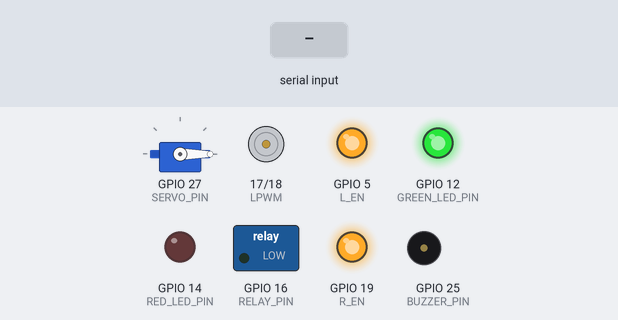
The sketch below on a simulated ESP32. Parts: servo, motor-driver pin pairs drawn as motors (green arrow = first pin HIGH = forward, orange = second pin HIGH = backward, longer = more drive), switched loads named in the sketch (green lamp = pin HIGH), output pins drawn as LEDs (lit = HIGH), buzzer (waves = sounding, pin HIGH). Inputs (shaded band) come from the test bench. WiFi joins after 1.5 s; servers stay silent unless stated; uploads are accepted with an empty reply; what the sketch prints to the serial monitor is not drawn.

Above: at 5.5 s.
5.6 s: "start\n" received over Serial
At 6.3 s:
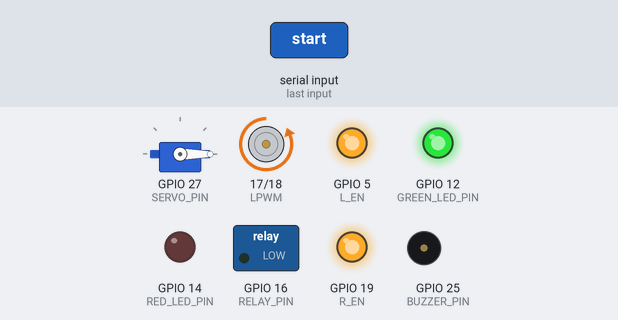
At 7.3 s:
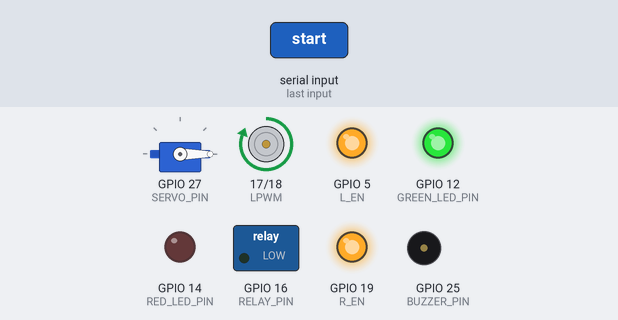
8.6 s: "reset\n" received over Serial
10.3 s: "status\n" received over Serial
Timing chart, 0 to 13.3 s (numbered marks = the images above; inputs shaded):
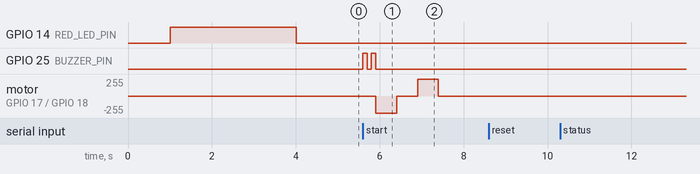

The sketch:

MainSystem.ino
```cpp
#include <ESP32Servo.h>
#include <WiFi.h>
#include <WiFiUdp.h>
#include <WebServer.h>
#include <WiFiClientSecure.h>
#include <HTTPClient.h>
#include <ArduinoJson.h>

// ===== HARDCODED CREDENTIALS - CHANGE THESE =====
const char* WIFI_SSID = "ProjectKJ";
const char* WIFI_PASSWORD = "projectkj";
const char* FIREBASE_PROJECT_ID = "project-kj-ae694";
const char* FIREBASE_API_KEY = "AIzaSyDrMR1B5WWZUcugFYYOtjZBsmGWhtL3O88";
// ===============================================

// Firestore configuration
const char* firestoreHost = "firestore.googleapis.com";
const int firestorePort = 443;
String documentPath = "trap_controller/primary"; // Collection/Document

// UDP Beacon
WiFiUDP udpBeacon;
const int UDP_BEACON_PORT = 4210;
const char* BEACON_MSG = "ESP32_MAIN_HERE";
unsigned long lastBeaconTime = 0;
const unsigned long beaconInterval = 1000;

// Web Server
WebServer server(80);

// BTS7960 Motor Driver
#define R_EN 19
#define RPWM 18
#define L_EN 5
#define LPWM 17

// Relay for CO2
#define RELAY_PIN 16

// Servo (feed dispenser)
#define SERVO_PIN 27

// LEDs
#define GREEN_LED_PIN 12
#define RED_LED_PIN 14

// Buzzer
#define BUZZER_PIN 25

// PWM
#define PWM_FREQ 1000
#define PWM_RESOLUTION 8
#define PWM_CHANNEL_RPWM 0
#define PWM_CHANNEL_LPWM 1

Servo feedServo;

int startCounter = 0;
bool activateTrap = false;
bool co2Release = false;
bool openFeedDispenser = false;
int cyclesNeededForCO2 = 4;
int cycleCompleted = 0;
int ratDetectedCount = 0;

// Firestore sync timing
unsigned long lastFirestoreSync = 0;
const unsigned long firestoreSyncInterval = 5000; // Sync every 5 seconds

// Timing (milliseconds)
unsigned long TRAPDOOR_OPEN_TIME   = 500;
unsigned long TRAPDOOR_CLOSE_TIME  = 500;
unsigned long TRAPDOOR_STOP_PAUSE  = 500;
unsigned long CO2_RELAY_ON_TIME    = 10000;
unsigned long CO2_RELAY_OFF_PAUSE  = 500;
unsigned long FEED_OPEN_TIME       = 2000;
unsigned long FEED_CLOSE_TIME      = 1000;

void setup() {
  Serial.begin(115200);
  delay(1000);
  Serial.println("\n=== ESP32 Main Controller ===");
  Serial.println("Rat Trap System v3.0 (Simplified)");
  Serial.println("====================================");

  // Initialize pins
  pinMode(R_EN, OUTPUT);
  pinMode(L_EN, OUTPUT);
  digitalWrite(R_EN, HIGH);
  digitalWrite(L_EN, HIGH);

  ledcAttach(RPWM, PWM_FREQ, PWM_RESOLUTION);
  ledcAttach(LPWM, PWM_FREQ, PWM_RESOLUTION);

  pinMode(RELAY_PIN, OUTPUT);
  digitalWrite(RELAY_PIN, LOW);

  pinMode(GREEN_LED_PIN, OUTPUT);
  pinMode(RED_LED_PIN, OUTPUT);
  digitalWrite(GREEN_LED_PIN, LOW);
  digitalWrite(RED_LED_PIN, HIGH);

  pinMode(BUZZER_PIN, OUTPUT);
  digitalWrite(BUZZER_PIN, LOW);

  ESP32PWM::allocateTimer(2);
  feedServo.setPeriodHertz(50);
  feedServo.attach(SERVO_PIN, 500, 2400);

  feedServo.write(0);

  // Connect to WiFi
  Serial.println("\n[WiFi] Connecting...");
  connectToWiFi();

  if (WiFi.status() != WL_CONNECTED) {
    Serial.println("[WiFi] Failed! Restarting...");
    delay(5000);
    ESP.restart();
  }

  setupWebServer();

  // Start UDP beacon
  udpBeacon.begin(UDP_BEACON_PORT);
  Serial.println("[UDP] Beacon started on port 4210");

  // Initialize Firestore document
  Serial.println("\n[Firestore] Initializing document...");
  initializeFirestoreDocument();

  Serial.println("\n=== System Ready ===");
  Serial.println("Waiting for camera detection...");
  Serial.println("Syncing with Firestore every 5 seconds");
  Serial.println("Type 'start' to test manually\n");
}

void loop() {
  server.handleClient();

  // Send beacon
  if (WiFi.status() == WL_CONNECTED && millis() - lastBeaconTime >= beaconInterval) {
    lastBeaconTime = millis();
    sendDiscoveryBeacon();
  }

  // Sync with Firestore
  if (WiFi.status() == WL_CONNECTED && millis() - lastFirestoreSync >= firestoreSyncInterval) {
    lastFirestoreSync = millis();
    syncWithFirestore();
  }

  // Monitor WiFi
  if (WiFi.status() != WL_CONNECTED) {
    Serial.println("[WiFi] Disconnected! Reconnecting...");
    connectToWiFi();
  }

  // Serial commands
  if (Serial.available() > 0) {
    String command = Serial.readStringUntil('\n');
    command.trim();
    command.toLowerCase();

    if (command == "start") {
      processStartCommand();
    } else if (command == "reset") {
      Serial.println("[CMD] Resetting counter...");
      startCounter = 0;
      cycleCompleted = 0;
      updateFirestore();
      Serial.println("✓ Reset complete");
    } else if (command == "status") {
      Serial.println("\n=== System Status ===");
      Serial.printf("WiFi: %s\n", WiFi.status() == WL_CONNECTED ? "Connected" : "Disconnected");
      Serial.printf("IP: %s\n", WiFi.localIP().toString().c_str());
      Serial.printf("RSSI: %d dBm\n", WiFi.RSSI());
      Serial.printf("Free Heap: %u bytes\n", ESP.getFreeHeap());
      Serial.printf("Start Counter: %d/3\n", startCounter);
      Serial.printf("Cycle Completed: %d\n", cycleCompleted);
      Serial.printf("Rats Detected: %d\n", ratDetectedCount);
      Serial.println("====================\n");
    } else if (command == "fetch") {
      Serial.println("[CMD] Fetching Firestore data...");
      fetchFirestoreData();
    }
  }
}

void processStartCommand() {
  startCounter++;
  ratDetectedCount++;
  Serial.printf("\n[START] Trigger received. Count: %d/3\n", startCounter);

  beepBuzzer(2, 100);
  trapdoorMotion();

  if (startCounter >= 3) {
    Serial.println("\n[TRIGGER] Counter reached 3!");
    cycleCompleted++;

    Serial.printf("Cycles completed: %d/%d\n", cycleCompleted, cyclesNeededForCO2);

    if (cycleCompleted >= cyclesNeededForCO2) {
      Serial.println("Activating CO2 and feed dispenser...");
      activateCO2();
      dispenseFeed();
      cycleCompleted = 0; // Reset cycle counter
    } else {
      Serial.println("Cycle complete, waiting for more detections...");
    }

    startCounter = 0;
    Serial.println("✓ Counter reset\n");
  }

  // Update Firestore
  updateFirestore();

  Serial.println("Ready for next trigger\n");
}

void trapdoorMotion() {
  Serial.println("[TRAP] Opening trapdoor...");
  motorForward(255);
  delay(TRAPDOOR_OPEN_TIME);
  motorStop();
  delay(TRAPDOOR_STOP_PAUSE);

  Serial.println("[TRAP] Closing trapdoor...");
  motorReverse(255);
  delay(TRAPDOOR_CLOSE_TIME);
  motorStop();
  delay(TRAPDOOR_STOP_PAUSE);

  Serial.println("[TRAP] ✓ Complete");
}

void activateCO2() {
  Serial.println("[CO2] Opening solenoid...");
  digitalWrite(RELAY_PIN, HIGH);
  delay(CO2_RELAY_ON_TIME);

  Serial.println("[CO2] Closing solenoid...");
  digitalWrite(RELAY_PIN, LOW);
  delay(CO2_RELAY_OFF_PAUSE);

  Serial.println("[CO2] ✓ Complete");
}

void dispenseFeed() {
  Serial.println("[FEED] Opening dispenser...");
  feedServo.write(90);
  delay(FEED_OPEN_TIME);

  Serial.println("[FEED] Closing dispenser...");
  feedServo.write(0);
  delay(FEED_CLOSE_TIME);

  Serial.println("[FEED] ✓ Complete");
}

void motorForward(int speed) {
  ledcWrite(LPWM, 0);
  ledcWrite(RPWM, speed);
}

void motorReverse(int speed) {
  ledcWrite(RPWM, 0);
  ledcWrite(LPWM, speed);
}

void motorStop() {
  ledcWrite(RPWM, 0);
  ledcWrite(LPWM, 0);
}

void connectToWiFi() {
  Serial.println("\n=== WiFi Connection ===");
  Serial.printf("SSID: '%s'\n", WIFI_SSID);

  WiFi.disconnect(true, true);
  delay(500);
  WiFi.mode(WIFI_OFF);
  delay(1000);
  WiFi.persistent(false);
  WiFi.mode(WIFI_STA);
  WiFi.begin(WIFI_SSID, WIFI_PASSWORD);

  int attempts = 0;
  Serial.print("Connecting");
  while (WiFi.status() != WL_CONNECTED && attempts < 40) {
    delay(500);
    Serial.print(".");
    attempts++;
  }

  if (WiFi.status() == WL_CONNECTED) {
    Serial.println("\n\n✓ WiFi Connected!");
    Serial.printf("IP: %s\n", WiFi.localIP().toString().c_str());
    Serial.printf("Signal: %d dBm\n", WiFi.RSSI());

    digitalWrite(GREEN_LED_PIN, HIGH);
    digitalWrite(RED_LED_PIN, LOW);
  } else {
    Serial.println("\n\n✗ WiFi Failed");

    digitalWrite(GREEN_LED_PIN, LOW);
    digitalWrite(RED_LED_PIN, HIGH);

    WiFi.disconnect(true, true);
    delay(200);
    WiFi.mode(WIFI_OFF);
  }
}

void setupWebServer() {
  server.on("/trigger", HTTP_POST, []() {
    Serial.println("[HTTP] Trigger received from camera!");
    processStartCommand();
    server.send(200, "text/plain", "OK");
  });

  server.on("/", HTTP_GET, []() {
    server.send(200, "text/plain", "ESP32 Main Controller - Rat Trap System");
  });

  server.begin();
  Serial.println("[HTTP] Server started on port 80");
  Serial.println("====================================");
  Serial.printf("MAIN ESP32 IP: %s\n", WiFi.localIP().toString().c_str());
  Serial.println("====================================");
}

void sendDiscoveryBeacon() {
  IPAddress broadcastIP = WiFi.localIP();
  broadcastIP[3] = 255;

  udpBeacon.beginPacket(broadcastIP, UDP_BEACON_PORT);
  udpBeacon.print(BEACON_MSG);
  udpBeacon.endPacket();
}

void beepBuzzer(int times, int duration) {
  for (int i = 0; i < times; i++) {
    digitalWrite(BUZZER_PIN, HIGH);
    delay(duration);
    digitalWrite(BUZZER_PIN, LOW);
    if (i < times - 1) delay(duration);
  }
}

// ===== FIRESTORE FUNCTIONS =====

void initializeFirestoreDocument() {
  Serial.println("[Firestore] Creating/updating initial document...");

  // Create initial document structure
  String jsonPayload = "{\"fields\":{";
  jsonPayload += "\"activate_trap\":{\"booleanValue\":false},";
  jsonPayload += "\"co2_release\":{\"booleanValue\":false},";
  jsonPayload += "\"open_feed_dispenser\":{\"booleanValue\":false},";
  jsonPayload += "\"cycle_completed\":{\"integerValue\":\"0\"},";
  jsonPayload += "\"cycles_needed_for_co2_release\":{\"integerValue\":\"4\"},";
  jsonPayload += "\"rat_detected_count\":{\"integerValue\":\"0\"},";
  jsonPayload += "\"updated_at\":{\"timestampValue\":\"" + getCurrentTimestamp() + "\"}";
  jsonPayload += "}}";

  if (sendFirestoreRequest("PATCH", jsonPayload)) {
    Serial.println("[Firestore] ✓ Document initialized");
  } else {
    Serial.println("[Firestore] ✗ Failed to initialize");
  }
}

void syncWithFirestore() {
  // Fetch current state from Firestore
  fetchFirestoreData();

  // Check if we need to activate trap based on Firestore flags
  if (activateTrap) {
    Serial.println("\n[Firestore] activate_trap flag detected!");
    processStartCommand();

    // Reset the flag in Firestore
    activateTrap = false;
    String resetPayload = "{\"fields\":{\"activate_trap\":{\"booleanValue\":false}}}";
    sendFirestoreRequest("PATCH", resetPayload);
  }

  if (co2Release) {
    Serial.println("\n[Firestore] co2_release flag detected!");
    activateCO2();

    // Reset the flag
    co2Release = false;
    String resetPayload = "{\"fields\":{\"co2_release\":{\"booleanValue\":false}}}";
    sendFirestoreRequest("PATCH", resetPayload);
  }

  if (openFeedDispenser) {
    Serial.println("\n[Firestore] open_feed_dispenser flag detected!");
    dispenseFeed();

    // Reset the flag
    openFeedDispenser = false;
    String resetPayload = "{\"fields\":{\"open_feed_dispenser\":{\"booleanValue\":false}}}";
    sendFirestoreRequest("PATCH", resetPayload);
  }
}

void fetchFirestoreData() {
  Serial.println("[Firestore] Fetching document...");

  WiFiClientSecure client;
  client.setInsecure();
  client.setTimeout(10000);

  String url = "/v1/projects/" + String(FIREBASE_PROJECT_ID) + "/databases/(default)/documents/" + documentPath;

  if (!client.connect(firestoreHost, firestorePort)) {
    Serial.println("[Firestore] ✗ Connection failed");
    return;
  }

  client.print(String("GET ") + url + " HTTP/1.1\r\n" +
               "Host: " + firestoreHost + "\r\n" +
               "Connection: close\r\n\r\n");

  // Wait for response
  unsigned long timeout = millis();
  while (client.connected() && !client.available() && millis() - timeout < 5000) {
    delay(10);
  }

  // Skip headers
  while (client.available()) {
    String line = client.readStringUntil('\n');
    if (line == "\r") break;
  }

  // Read JSON response
  String response = "";
  while (client.available()) {
    response += client.readString();
  }
  client.stop();

  if (response.length() > 0) {
    Serial.println("[Firestore] ✓ Data received");
    parseFirestoreResponse(response);
  } else {
    Serial.println("[Firestore] ✗ No data received");
  }
}

void parseFirestoreResponse(String json) {
  // Parse the Firestore JSON response
  // Looking for patterns like: "activate_trap":{"booleanValue":true}

  if (json.indexOf("\"activate_trap\"") > 0) {
    int pos = json.indexOf("\"activate_trap\"");
    String sub = json.substring(pos, pos + 100);
    activateTrap = sub.indexOf("true") > 0;
  }

  if (json.indexOf("\"co2_release\"") > 0) {
    int pos = json.indexOf("\"co2_release\"");
    String sub = json.substring(pos, pos + 100);
    co2Release = sub.indexOf("true") > 0;
  }

  if (json.indexOf("\"open_feed_dispenser\"") > 0) {
    int pos = json.indexOf("\"open_feed_dispenser\"");
    String sub = json.substring(pos, pos + 100);
    openFeedDispenser = sub.indexOf("true") > 0;
  }

  if (json.indexOf("\"cycles_needed_for_co2_release\"") > 0) {
    int pos = json.indexOf("\"cycles_needed_for_co2_release\"");
    String sub = json.substring(pos, pos + 150);
    int valPos = sub.indexOf("\"integerValue\":\"") + 16;
    int endPos = sub.indexOf("\"", valPos);
    if (valPos > 15 && endPos > valPos) {
      String valStr = sub.substring(valPos, endPos);
      cyclesNeededForCO2 = valStr.toInt();
    }
  }

  Serial.printf("[Firestore] Parsed - activate_trap: %d, co2: %d, feed: %d, cycles_needed: %d\n",
                activateTrap, co2Release, openFeedDispenser, cyclesNeededForCO2);
}

void updateFirestore() {
  Serial.println("[Firestore] Updating document...");

  String jsonPayload = "{\"fields\":{";
  jsonPayload += "\"cycle_completed\":{\"integerValue\":\"" + String(cycleCompleted) + "\"},";
  jsonPayload += "\"rat_detected_count\":{\"integerValue\":\"" + String(ratDetectedCount) + "\"},";
  jsonPayload += "\"updated_at\":{\"timestampValue\":\"" + getCurrentTimestamp() + "\"}";
  jsonPayload += "}}";

  if (sendFirestoreRequest("PATCH", jsonPayload)) {
    Serial.println("[Firestore] ✓ Document updated");
  } else {
    Serial.println("[Firestore] ✗ Update failed");
  }
}

bool sendFirestoreRequest(String method, String jsonPayload) {
  WiFiClientSecure client;
  client.setInsecure();
  client.setTimeout(10000);

  if (!client.connect(firestoreHost, firestorePort)) {
    Serial.println("[Firestore] ✗ Connection failed");
    return false;
  }

  String url = "/v1/projects/" + String(FIREBASE_PROJECT_ID) + "/databases/(default)/documents/" + documentPath;

  client.print(String(method) + " " + url + " HTTP/1.1\r\n" +
               "Host: " + firestoreHost + "\r\n" +
               "Content-Type: application/json\r\n" +
               "Content-Length: " + String(jsonPayload.length()) + "\r\n" +
               "Connection: close\r\n\r\n" +
               jsonPayload);

  // Wait for response
  unsigned long timeout = millis();
  while (client.connected() && !client.available() && millis() - timeout < 5000) {
    delay(10);
  }

  bool success = false;
  if (client.available()) {
    String response = client.readStringUntil('\n');
    success = response.indexOf("200") >= 0;
  }

  client.stop();
  return success;
}

String getCurrentTimestamp() {
  // Return ISO 8601 timestamp
  // For now, use a placeholder - in production, you'd use NTP to get real time
  return "2025-01-01T00:00:00Z";
}
```

Measured:
- after the input at 5.6 s, GPIO 25 (BUZZER_PIN): alternates HIGH for 0.10 s and LOW for 0.10 s, 4 changes in all, then stays LOW, starting at once; motor on GPIO 17 (LPWM) / GPIO 18 (RPWM): stopped → backward 255/255 after 0.30 s, → stopped 0.50 s later, → forward 255/255 0.50 s later, → stopped 0.50 s later
- after the input at 8.6 s, every drawn part: stays the same
- after the input at 10.3 s, every drawn part: stays the same
